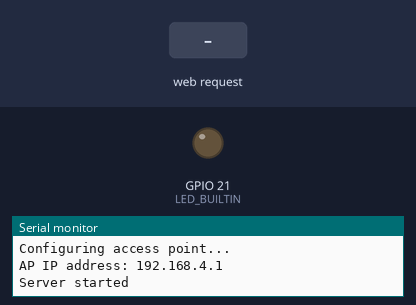
Recording of a sketch running on a simulated ESP32. Shown: output pins drawn as LEDs (lit = HIGH), the last lines printed to the serial monitor. Inputs (shaded band) come from the test bench.

Above: at 1.2 s.
1.3 s: HTTP request GET /H received
At 2.5 s:
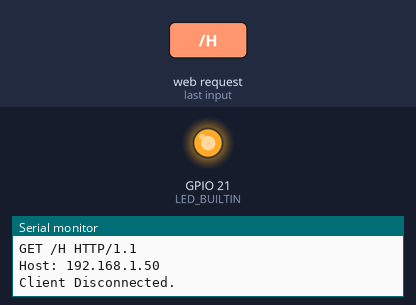
2.8 s: HTTP request GET /L received
At 3.6 s:
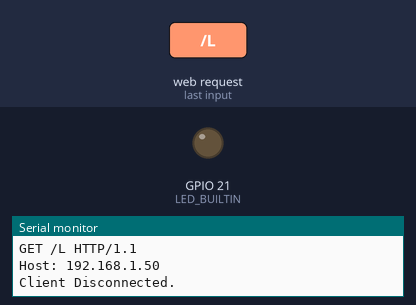
Timing chart, 0 to 5.8 s (numbered marks = the images above; inputs shaded):
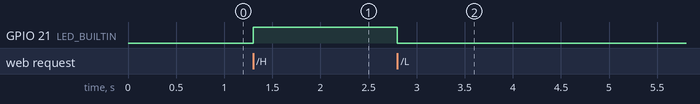

The sketch:

WiFiAccessPoint.ino
```cpp
/*
  WiFiAccessPoint.ino creates a WiFi access point and provides a web server on it.

  Steps:
  1. Connect to the access point "yourAp"
  2. Point your web browser to http://192.168.4.1/H to turn the LED on or http://192.168.4.1/L to turn it off
     OR
     Run raw TCP "GET /H" and "GET /L" on PuTTY terminal with 192.168.4.1 as IP address and 80 as port

  Created for arduino-esp32 on 04 July, 2018
  by Elochukwu Ifediora (fedy0)
*/

#include <WiFi.h>
#include <WiFiClient.h>
#include <WiFiAP.h>

#define LED_BUILTIN 21   // Set the GPIO pin where you connected your test LED or comment this line out if your dev board has a built-in LED

// Set these to your desired credentials.
const char *ssid = "GLASSES";
const char *password = "";

WiFiServer server(80);


void setup() {
  pinMode(LED_BUILTIN, OUTPUT);

  Serial.begin(115200);
  Serial.println();
  Serial.println("Configuring access point...");

  // You can remove the password parameter if you want the AP to be open.
  WiFi.softAP(ssid);
  IPAddress myIP = WiFi.softAPIP();
  Serial.print("AP IP address: ");
  Serial.println(myIP);
  server.begin();

  Serial.println("Server started");
}

void loop() {
  WiFiClient client = server.available();   // listen for incoming clients

  if (client) {                             // if you get a client,
    Serial.println("New Client.");           // print a message out the serial port
    String currentLine = "";                // make a String to hold incoming data from the client
    while (client.connected()) {            // loop while the client's connected
      if (client.available()) {             // if there's bytes to read from the client,
        char c = client.read();             // read a byte, then
        Serial.write(c);                    // print it out the serial monitor
        if (c == '\n') {                    // if the byte is a newline character

          // if the current line is blank, you got two newline characters in a row.
          // that's the end of the client HTTP request, so send a response:
          if (currentLine.length() == 0) {
            // HTTP headers always start with a response code (e.g. HTTP/1.1 200 OK)
            // and a content-type so the client knows what's coming, then a blank line:
            client.println("HTTP/1.1 200 OK");
            client.println("Content-type:text/html");
            client.println();

            // the content of the HTTP response follows the header:
            client.print("Click <a href=\"/H\">here</a> to turn ON the LED.<br>");
            client.print("Click <a href=\"/L\">here</a> to turn OFF the LED.<br>");

            // The HTTP response ends with another blank line:
            client.println();
            // break out of the while loop:
            break;
          } else {    // if you got a newline, then clear currentLine:
            currentLine = "";
          }
        } else if (c != '\r') {  // if you got anything else but a carriage return character,
          currentLine += c;      // add it to the end of the currentLine
        }

        // Check to see if the client request was "GET /H" or "GET /L":
        if (currentLine.endsWith("GET /H")) {
          digitalWrite(LED_BUILTIN, HIGH);               // GET /H turns the LED on
        }
        if (currentLine.endsWith("GET /L")) {
          digitalWrite(LED_BUILTIN, LOW);                // GET /L turns the LED off
        }
      }
    }
    // close the connection:
    client.stop();
    Serial.println("Client Disconnected.");
  }
}
```

Measured:
- after the input at 1.3 s, GPIO 21 (LED_BUILTIN): LOW → HIGH at once
- after the input at 2.8 s, GPIO 21 (LED_BUILTIN): HIGH → LOW at once
